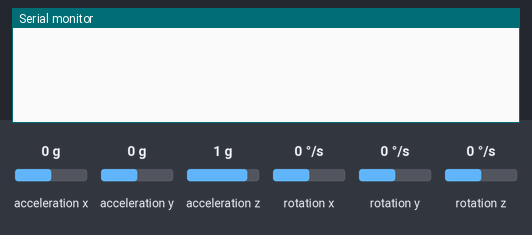
This sketch was run on a simulated Arduino Uno, built with avr-gcc and run on an emulated ATmega328P. On the bench: the last lines printed to the serial monitor. Wiring (inferred from the names in the program): MPU-6050 motion sensor at I2C address 0x68. Inputs (shaded band) come from the test bench; at power-on: acceleration x 0 g, acceleration y 0 g, acceleration z 1 g, rotation x 0 °/s, rotation y 0 °/s, rotation z 0 °/s.

Above: at 1.2 s.
1.3 s: acceleration x set to -1.4 g
At 2.2 s:
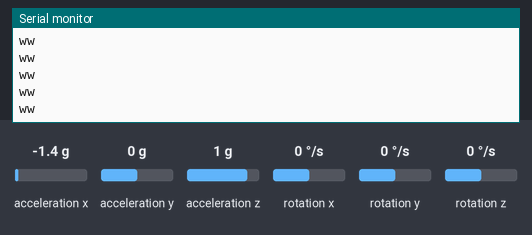
3.2 s: acceleration y set to -1.4 g
At 4.0 s:
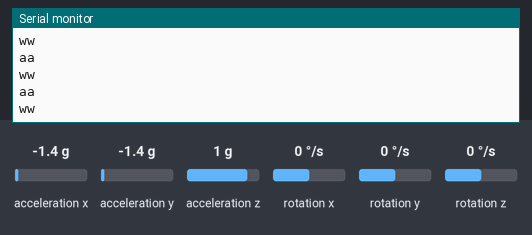

Measured:
- after the input at 1.3 s, the serial monitor: prints a new line at once (image 1)
- after the input at 3.2 s, the serial monitor: prints a new line at once (image 2)

The sketch:

Controlling_arm_code.ino
```cpp
#include "Wire.h" // This library allows you to communicate with I2C devices.

const int MPU_ADDR = 0x68; // I2C address of the MPU-6050. If AD0 pin is set to HIGH, the I2C address will be 0x69.

int16_t accelerometer_x, accelerometer_y, accelerometer_z; // variables for accelerometer raw data
int16_t gyro_x, gyro_y, gyro_z; // variables for gyro raw data
int16_t temperature; // variables for temperature data

char tmp_str[7]; // temporary variable used in convert function

char* convert_int16_to_str(int16_t i) { // converts int16 to string. Moreover, resulting strings will have the same length in the debug monitor.
  sprintf(tmp_str, "%6d", i);
  return tmp_str;
}

void setup() {
  Serial.begin(38400);
  Wire.begin();
  Wire.beginTransmission(MPU_ADDR); // Begins a transmission to the I2C slave (GY-521 board)
  Wire.write(0x6B); // PWR_MGMT_1 register
  Wire.write(0); // set to zero (wakes up the MPU-6050)
  Wire.endTransmission(true);
}
void loop() {
  Wire.beginTransmission(MPU_ADDR);
  Wire.write(0x3B); // starting with register 0x3B (ACCEL_XOUT_H) [MPU-6000 and MPU-6050 Register Map and Descriptions Revision 4.2, p.40]
  Wire.endTransmission(false); // the parameter indicates that the Arduino will send a restart. As a result, the connection is kept active.
  Wire.requestFrom(MPU_ADDR, 7*2, true); // request a total of 7*2=14 registers

  // "Wire.read()<<8 | Wire.read();" means two registers are read and stored in the same variable
  accelerometer_x = Wire.read()<<8 | Wire.read(); // reading registers: 0x3B (ACCEL_XOUT_H) and 0x3C (ACCEL_XOUT_L)
  accelerometer_y = Wire.read()<<8 | Wire.read(); // reading registers: 0x3D (ACCEL_YOUT_H) and 0x3E (ACCEL_YOUT_L)
  accelerometer_z = Wire.read()<<8 | Wire.read(); // reading registers: 0x3F (ACCEL_ZOUT_H) and 0x40 (ACCEL_ZOUT_L)
  temperature = Wire.read()<<8 | Wire.read(); // reading registers: 0x41 (TEMP_OUT_H) and 0x42 (TEMP_OUT_L)
  gyro_x = Wire.read()<<8 | Wire.read(); // reading registers: 0x43 (GYRO_XOUT_H) and 0x44 (GYRO_XOUT_L)
  gyro_y = Wire.read()<<8 | Wire.read(); // reading registers: 0x45 (GYRO_YOUT_H) and 0x46 (GYRO_YOUT_L)
  gyro_z = Wire.read()<<8 | Wire.read(); // reading registers: 0x47 (GYRO_ZOUT_H) and 0x48 (GYRO_ZOUT_L)

  if (accelerometer_y>10000){
    Serial.write("d");
    Serial.println("d");
  }
    if (accelerometer_y<-10000){
    Serial.write("a");
    Serial.println("a");
    }
    if (accelerometer_x>9000){
    Serial.write("s");
    Serial.println("s");
    }
    if (accelerometer_x<-10000){
    Serial.write ("w");
    Serial.println("w");
    }
 }
```
